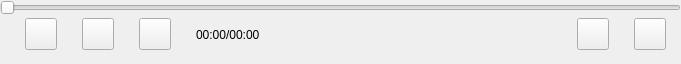
<?xml version="1.0" encoding="UTF-8"?>
<ui version="4.0">
 <class>AvControlWidget</class>
 <widget class="QWidget" name="AvControlWidget">
  <property name="geometry">
   <rect>
    <x>0</x>
    <y>0</y>
    <width>681</width>
    <height>64</height>
   </rect>
  </property>
  <property name="windowTitle">
   <string>AvControlWidget</string>
  </property>
  <layout class="QVBoxLayout" name="verticalLayout">
   <property name="spacing">
    <number>0</number>
   </property>
   <property name="leftMargin">
    <number>0</number>
   </property>
   <property name="topMargin">
    <number>0</number>
   </property>
   <property name="rightMargin">
    <number>0</number>
   </property>
   <property name="bottomMargin">
    <number>10</number>
   </property>
   <item>
    <widget class="QSlider" name="slider">
     <property name="orientation">
      <enum>Qt::Horizontal</enum>
     </property>
    </widget>
   </item>
   <item>
    <widget class="QWidget" name="widget_btns" native="true">
     <layout class="QHBoxLayout" name="horizontalLayout">
      <property name="spacing">
       <number>25</number>
      </property>
      <property name="leftMargin">
       <number>25</number>
      </property>
      <property name="topMargin">
       <number>0</number>
      </property>
      <property name="rightMargin">
       <number>15</number>
      </property>
      <property name="bottomMargin">
       <number>0</number>
      </property>
      <item>
       <widget class="QPushButton" name="btn_play">
        <property name="minimumSize">
         <size>
          <width>32</width>
          <height>32</height>
         </size>
        </property>
        <property name="maximumSize">
         <size>
          <width>32</width>
          <height>32</height>
         </size>
        </property>
        <property name="text">
         <string/>
        </property>
        <property name="checkable">
         <bool>true</bool>
        </property>
       </widget>
      </item>
      <item>
       <widget class="QPushButton" name="btn_forward">
        <property name="minimumSize">
         <size>
          <width>32</width>
          <height>32</height>
         </size>
        </property>
        <property name="maximumSize">
         <size>
          <width>32</width>
          <height>32</height>
         </size>
        </property>
        <property name="text">
         <string/>
        </property>
       </widget>
      </item>
      <item>
       <widget class="QPushButton" name="btn_volume">
        <property name="minimumSize">
         <size>
          <width>32</width>
          <height>32</height>
         </size>
        </property>
        <property name="maximumSize">
         <size>
          <width>32</width>
          <height>32</height>
         </size>
        </property>
        <property name="text">
         <string/>
        </property>
       </widget>
      </item>
      <item>
       <widget class="QLabel" name="label">
        <property name="text">
         <string>00:00/00:00</string>
        </property>
       </widget>
      </item>
      <item>
       <spacer name="horizontalSpacer">
        <property name="orientation">
         <enum>Qt::Horizontal</enum>
        </property>
        <property name="sizeHint" stdset="0">
         <size>
          <width>40</width>
          <height>20</height>
         </size>
        </property>
       </spacer>
      </item>
      <item>
       <widget class="QPushButton" name="btn_setting">
        <property name="minimumSize">
         <size>
          <width>32</width>
          <height>32</height>
         </size>
        </property>
        <property name="maximumSize">
         <size>
          <width>32</width>
          <height>32</height>
         </size>
        </property>
        <property name="text">
         <string/>
        </property>
        <property name="checkable">
         <bool>true</bool>
        </property>
       </widget>
      </item>
      <item>
       <widget class="QPushButton" name="btn_fullScreen">
        <property name="minimumSize">
         <size>
          <width>32</width>
          <height>32</height>
         </size>
        </property>
        <property name="maximumSize">
         <size>
          <width>32</width>
          <height>32</height>
         </size>
        </property>
        <property name="text">
         <string/>
        </property>
       </widget>
      </item>
     </layout>
    </widget>
   </item>
  </layout>
 </widget>
 <layoutdefault spacing="6" margin="11"/>
 <resources/>
 <connections/>
</ui>
